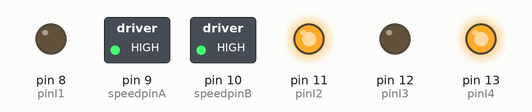
Simulated run of this sketch. Board: Arduino Uno, built with avr-gcc and run on an emulated ATmega328P. Parts: switched loads named in the sketch (green lamp = pin HIGH), output pins drawn as LEDs (lit = HIGH).

Above: at 1.0 s.
At 4.0 s:
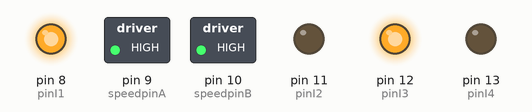
At 5.5 s:
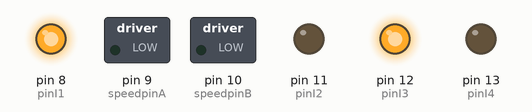
At 7.0 s:
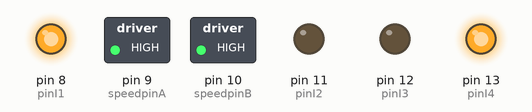
At 10.0 s:
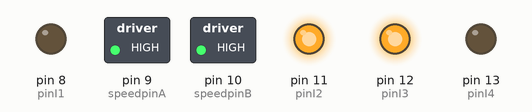
At 14.5 s:
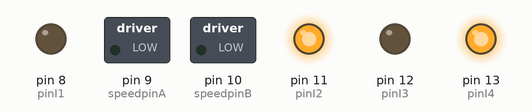
Timing chart, 0 to 15.6 s (numbered marks = the images above):
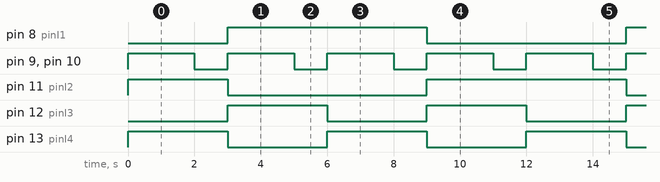

The sketch:

Seeed_motor_shield_robot_test.ino
```cpp
// (licence header left out)
int pinI1=8;//define I1 interface
int pinI2=11;//define I2 interface
int speedpinA=9;//enable motor A
int pinI3=12;//define I3 interface
int pinI4=13;//define I4 interface
int speedpinB=10;//enable motor B
int mspeed =255;//define the mspeed of motor

void setup()
{
  pinMode(pinI1,OUTPUT);
  pinMode(pinI2,OUTPUT);
  pinMode(speedpinA,OUTPUT);
  pinMode(pinI3,OUTPUT);
  pinMode(pinI4,OUTPUT);
  pinMode(speedpinB,OUTPUT);
}

void forward()
{
     analogWrite(speedpinA,mspeed);//input a simulation value to set the speed
     analogWrite(speedpinB,mspeed);
     digitalWrite(pinI4,HIGH);//turn DC Motor B move clockwise
     digitalWrite(pinI3,LOW);
     digitalWrite(pinI2,LOW);//turn DC Motor A move anticlockwise
     digitalWrite(pinI1,HIGH);
}
void backward()//
{
     analogWrite(speedpinA,mspeed);//input a simulation value to set the speed
     analogWrite(speedpinB,mspeed);
     digitalWrite(pinI4,LOW);//turn DC Motor B move anticlockwise
     digitalWrite(pinI3,HIGH);
     digitalWrite(pinI2,HIGH);//turn DC Motor A move clockwise
     digitalWrite(pinI1,LOW);
}
void left()//
{
     analogWrite(speedpinA,mspeed);//input a simulation value to set the speed
     analogWrite(speedpinB,mspeed);
     digitalWrite(pinI4,HIGH);//turn DC Motor B move clockwise
     digitalWrite(pinI3,LOW);
     digitalWrite(pinI2,HIGH);//turn DC Motor A move clockwise
     digitalWrite(pinI1,LOW);
}
void right()//
{
     analogWrite(speedpinA,mspeed);//input a simulation value to set the speed
     analogWrite(speedpinB,mspeed);
     digitalWrite(pinI4,LOW);//turn DC Motor B move anticlockwise
     digitalWrite(pinI3,HIGH);
     digitalWrite(pinI2,LOW);//turn DC Motor A move clockwise
     digitalWrite(pinI1,HIGH);
}
void stop()//
{
     digitalWrite(speedpinA,LOW);// Unenble the pin, to stop the motor. this should be done to avid damaging the motor.
     digitalWrite(speedpinB,LOW);
     delay(1000);

}

void loop()
{
  left();
  delay(2000);
  stop();
  right();
  delay(2000);
  stop();
 // delay(2000);
  forward();
  delay(2000);
  stop();
  backward();
  delay(2000);
  stop();
}
```

Measured:
- by itself, pin 8 (pinI1): alternates HIGH for 6.0 s and LOW for 6.0 s
- by itself, pin 9 (speedpinA), pin 10 (speedpinB): alternates HIGH for 2.0 s and LOW for 1.0 s
- by itself, pin 11 (pinI2): repeats every 12.0 s: LOW 6.0 s, HIGH 6.0 s
- by itself, pin 12 (pinI3), pin 13 (pinI4): alternates HIGH for 3.0 s and LOW for 3.0 s
